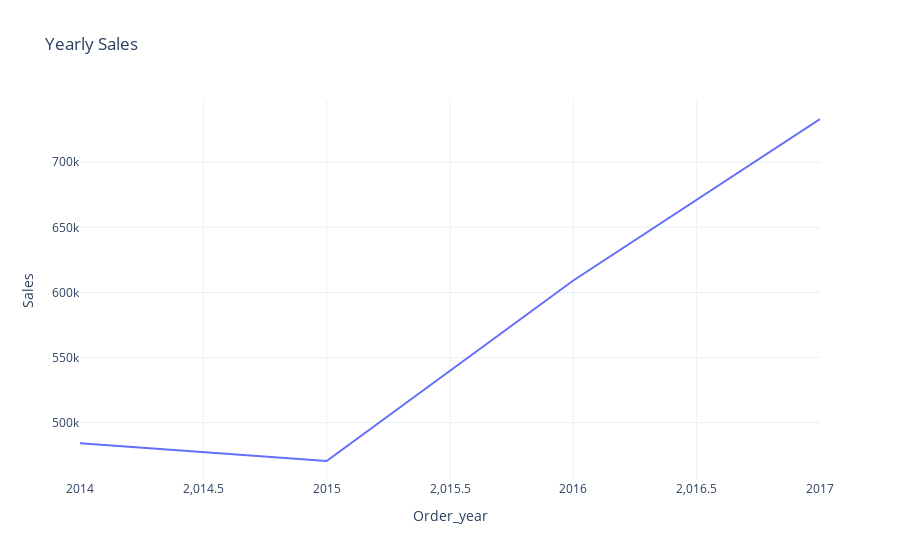

Notebook source saved alongside this figure:
### Code cell
Sales_by_year
print(Sales_by_year)
Yearly_sales_fig = px.line(Sales_by_year,
                           x = 'Order_year',
                           y = 'Sales',
                           title = "Yearly Sales")
Yearly_sales_fig.show()

### Figure 1 — Plotly figure (JSON) as saved in the notebook; plotly's stock layout.template omitted (floating-point values rounded to 4 significant figures)
{"data": [{"hovertemplate": "Order_year=%{x}<br>Sales=%{y}<extra></extra>", "legendgroup": "", "line": {"color": "#636efa", "dash": "solid"}, "marker": {"symbol": "circle"}, "mode": "lines", "name": "", "orientation": "v", "showlegend": false, "type": "scatter", "x": [2014, 2015, 2016, 2017], "xaxis": "x", "y": [484200.0, 470500.0, 609200.0, 733200.0], "yaxis": "y"}], "layout": {"autosize": true, "legend": {"tracegroupgap": 0}, "title": {"text": "Yearly Sales"}, "xaxis": {"anchor": "y", "autorange": true, "domain": [0, 1], "range": [2014, 2017], "title": {"text": "Order_year"}, "type": "linear"}, "yaxis": {"anchor": "x", "autorange": true, "domain": [0, 1], "range": [455900.0, 747800.0], "title": {"text": "Sales"}, "type": "linear"}}}
